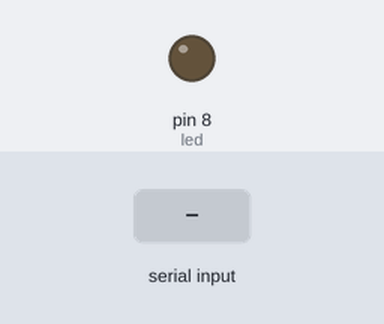
The sketch below on a simulated Arduino Uno, built with avr-gcc and run on an emulated ATmega328P. On the bench: output pins drawn as LEDs (lit = HIGH). Inputs (shaded band) come from the test bench.

Above: at 1.2 s.
1.3 s: "1" received over Serial
At 3.1 s:
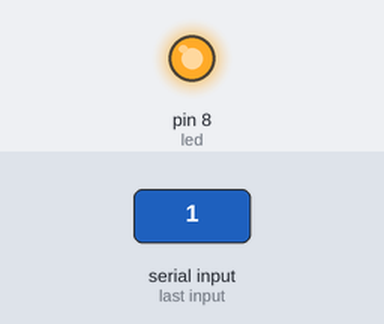
3.5 s: "0" received over Serial
At 4.6 s:
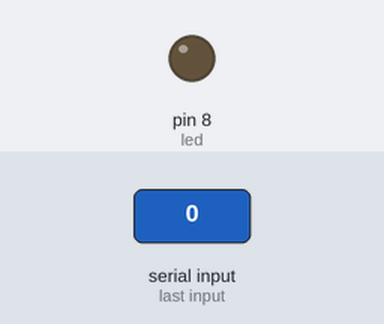
Timing chart, 0 to 6.5 s (numbered marks = the images above; inputs shaded):
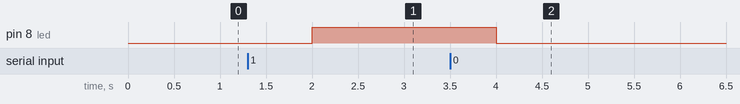

The sketch:

android_led_final.ino
```cpp
int led = 8;
char inbyte = 0;

void setup() {
  Serial.begin(9600);
  pinMode(led, OUTPUT);
  digitalWrite(led, LOW);
}

void loop() {
  if (Serial.available() > 0)
  {
    inbyte = Serial.read();
    if (inbyte == '0')
    {
      digitalWrite(led,LOW);
    }
    if (inbyte == '1')
    {
      digitalWrite(led, HIGH);
    }
    if (inbyte == '2')
    {
      sendStatus();
    }
  }
  delay(2000);
}

void sendAndroidValues() {
  Serial.print('#');
  Serial.print('2');
  Serial.print('~');
  Serial.println();
  delay(10);
}

void sendStatus() {
  Serial.print('#');
  Serial.print('1');
  Serial.print('~');
  Serial.println();
  delay(10);
}
```

Measured:
- after the input at 1.3 s, pin 8 (led): LOW → HIGH after 0.70 s
- after the input at 3.5 s, pin 8 (led): HIGH → LOW after 0.50 s
